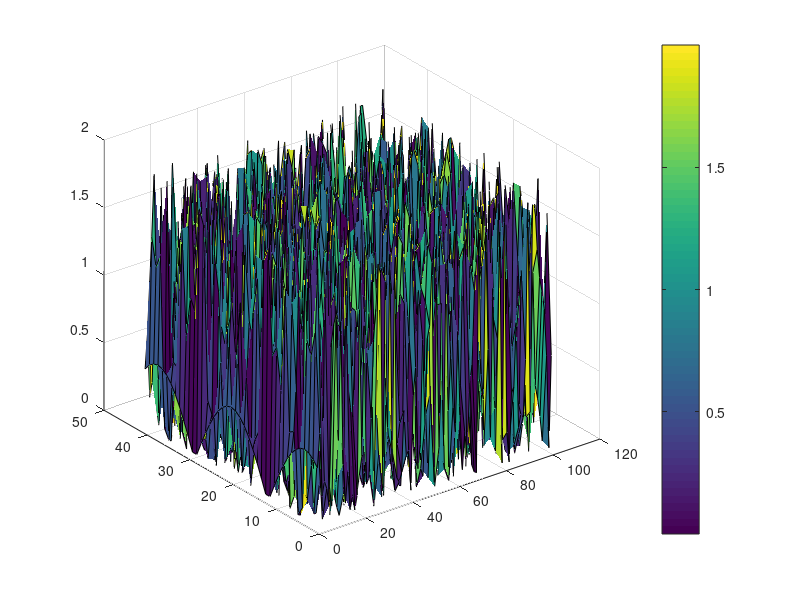
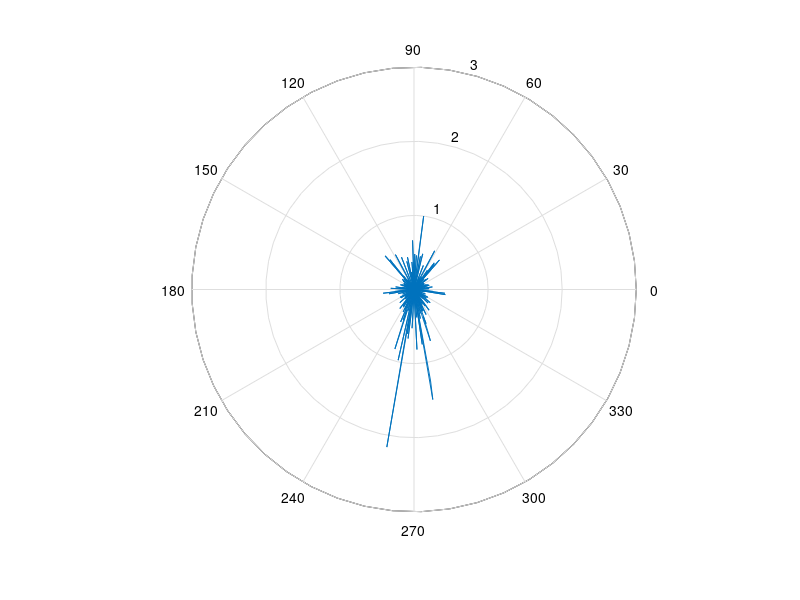

MATLAB code for these plots, in order:
f = 40000; %frequency = 40 kHz
lambda = 340/f; %wavelength;

%nx = 5; ny = 8;
%coordinates of X, Y positions from center in mm
%X1 = linspace(-40.5, 31.5, nx);
%X2 = linspace(-31.5, 40.5, nx);
%posX = [X1; X2; X1; X2; X1; X2; X1; X2];

%Y1 = transpose(linspace(-59.5, 59.5, ny));
%posY = [Y1 Y1 Y1 Y1 Y1];
%posZ = zeros(ny, nx);

%simple values first:
numx = 2; numy = 2; %no of speaker elements along xyplane
posX = [2 -2];
posY = [0 0];
posZ = [0 0];

%scale of model in mm
X = -200:10:200; 
Z = 0:10:1000;
nx = numel(X); nz = numel(Z);
S = zeros(nx, nz);

%polar plot
pi2 = 2*pi;
theta = 0:0.01:pi2;
%values of signal strength along a line from an angle from center
rho = zeros(numel(theta), 100);

%measure signals across the y = 0, xz plane
x = 1; z = 1;
for i = X(1): X(2)-X(1) : X(nx)
    for k = Z(1): Z(2)-Z(1) : Z(nz)
        radiuses = sqrt( (posX-i).^2 + (posY).^2 + (posZ-k).^2 ); 
        signals = cos(2*pi*radiuses/lambda); %assume no phase now
        S(x, z) = sum(signals);
        
        %compute angle from center and add sig strength to list of 
        %sig strengths from that angle
        angle = mod(pi2 + atan2(k, i), pi2); 
        [M, I] = min(abs(theta-angle));
        nonzeroelms_cnt = nnz(rho(I, :));
        rho(I, nonzeroelms_cnt + 1) = S(x, z);

        z = z+1;
    end
    x = x+1;
    z = 1;
end

figure;
surf(abs(S));
zhandle = colorbar;

%get mean of sig strength at every angle and normalize
%to get mean of each row, get mean of transpose
rho = mean(rho.');rho = rho/max(rho);
figure;
polar(theta, rho);


